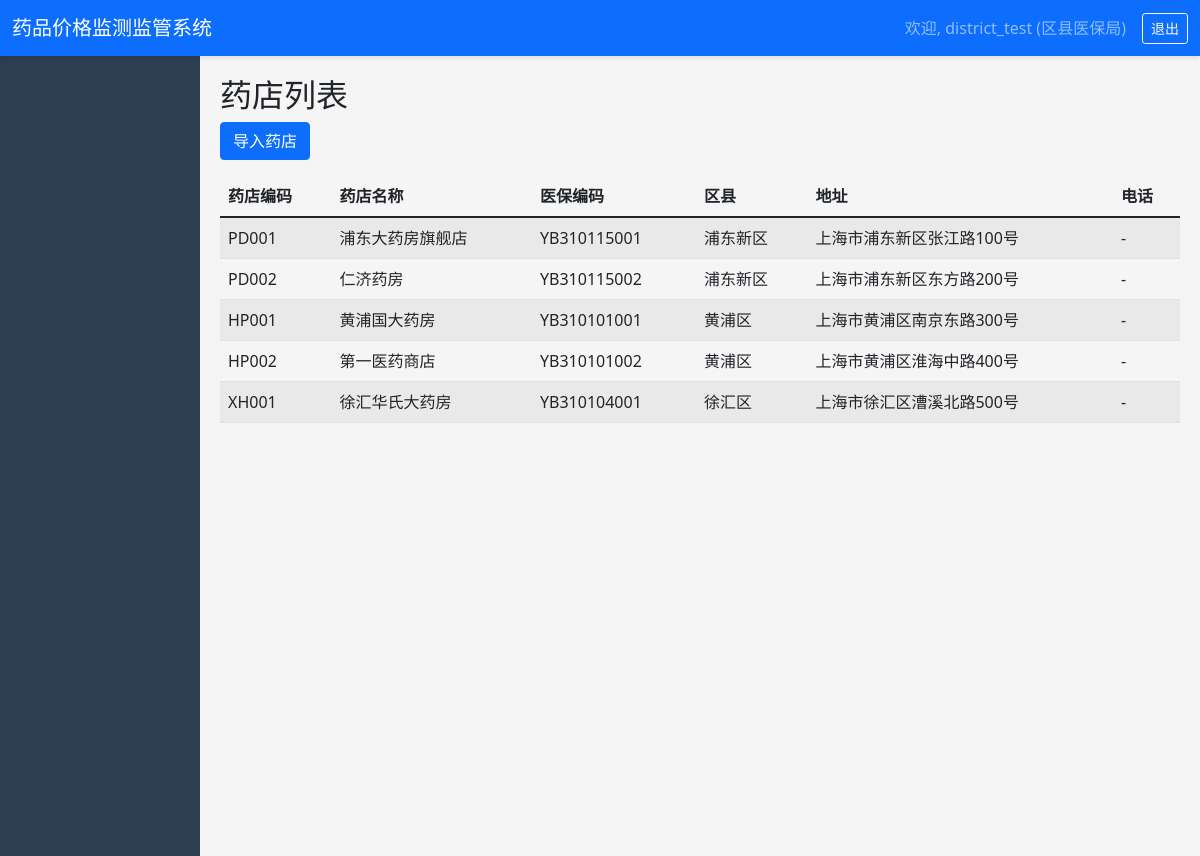
/pharmacies/ (signed in), run on the app's committed database.
### core/models.py (models this page shows, shortened)
class User(AbstractUser):
    USER_TYPE_CHOICES = [
        ('admin', '系统管理员'),
        ('supervisor', '药事所监督科'),
        ('drug_section', '药事所药品科'),
        ('pharmacy', '药店'),
        ('company', '药企'),
        ('district', '区县医保局'),
    ]
    user_type = models.CharField(max_length=20, choices=USER_TYPE_CHOICES, verbose_name='用户类型')
    phone = models.CharField(max_length=20, blank=True, verbose_name='联系电话')
    department = models.ForeignKey('Department', on_delete=models.SET_NULL, null=True, blank=True, related_name='users')
    organization = models.CharField(max_length=200, blank=True, verbose_name='所属机构')
    medical_insurance_code = models.CharField(max_length=50, blank=True, verbose_name='医保编码')
    class Meta:
        verbose_name = '用户'
        verbose_name_plural = '用户'

class Pharmacy(models.Model):
    pharmacy_code = models.CharField(max_length=50, unique=True, verbose_name='药店编码')
    pharmacy_name = models.CharField(max_length=200, verbose_name='药店名称')
    medical_insurance_code = models.CharField(max_length=50, verbose_name='医保编码')
    district = models.CharField(max_length=50, verbose_name='区县')
    district_fk = models.ForeignKey('District', on_delete=models.SET_NULL, null=True, blank=True, related_name='pharmacies', verbose_name='所属区县')
    address = models.CharField(max_length=300, blank=True, verbose_name='地址')
    phone = models.CharField(max_length=20, blank=True, verbose_name='电话')
    created_at = models.DateTimeField(auto_now_add=True)
    class Meta:
        verbose_name = '药店'
        verbose_name_plural = '药店'

### core/views.py (the view)
# urls.py: path('pharmacies/', v.pharmacy_list, name='pharmacy_list'),
@login_required
def pharmacy_list(request):
    pharmacies = Pharmacy.objects.all()
    return render(request, 'core/drug/pharmacy_list.html', {'page_obj': pharmacies})

### templates/core/drug/pharmacy_list.html (shortened to what this page needs)
{% extends 'core/base.html' %}
{% block content %}
<h2>药店列表</h2>
<a href="{% url 'pharmacy_import' %}" class="btn btn-primary mb-3">导入药店</a>
<table class="table table-striped">
    <thead>
        <tr>
            <th>药店编码</th>
            <th>药店名称</th>
            <th>医保编码</th>
            <th>区县</th>
            <th>地址</th>
            <th>电话</th>
        </tr>
    </thead>
    <tbody>
        {% for p in page_obj %}
        <tr>
            <td>{{ p.pharmacy_code }}</td>
            <td>{{ p.pharmacy_name }}</td>
            <td>{{ p.medical_insurance_code }}</td>
            <td>{{ p.district }}</td>
            <td>{{ p.address|default:'-' }}</td>
            <td>{{ p.phone|default:'-' }}</td>
        </tr>
        {% empty %}
        <tr><td colspan="6" class="text-center">暂无数据</td></tr>
        {% endfor %}
    </tbody>
</table>
{% endblock %}

### templates/core/base.html (shortened to what this page needs)
<!DOCTYPE html>
<html lang="zh-CN">
<head>
    <link href="https://cdn.jsdelivr.net/npm/bootstrap@5.1.3/dist/css/bootstrap.min.css" rel="stylesheet">
</head>
<body>
    {% if user.is_authenticated %}
    <nav class="navbar navbar-expand-lg navbar-dark bg-primary">
        <div class="container-fluid">
            <a class="navbar-brand" href="{% url 'dashboard' %}">药品价格监测监管系统</a>
            <div class="collapse navbar-collapse">
                <span class="navbar-text me-3">
                    欢迎, {{ user.username }} ({{ user.get_user_type_display }})
                </span>
                <a href="{% url 'logout' %}" class="btn btn-sm btn-outline-light">退出</a>
            </div>
        </div>
    </nav>
    <div class="container-fluid">
        <div class="row">
            <div class="col-md-2 sidebar p-0">
            </div>
            <div class="col-md-10 content">
                {% block content %}{% endblock %}
            </div>
        </div>
    </div>
    {% else %}
    {% block login_content %}{% endblock %}
    {% endif %}
</body>
</html>

### templates/core/base.html (style rules this page uses)
body { background-color: #f5f5f5; }
.sidebar { min-height: 100vh; background: #2c3e50; color: white; }
.content { padding: 20px; }
.navbar { box-shadow: 0 2px 4px rgba(0,0,0,0.1); }

### data on the page
User: username "district_test", user_type "区县医保局"
Pharmacy: pharmacy_code "PD001", pharmacy_name "浦东大药房旗舰店", medical_insurance_code "YB310115001", district "浦东新区", address "上海市浦东新区张江路100号", phone "-"
Pharmacy: pharmacy_code "PD002", pharmacy_name "仁济药房", medical_insurance_code "YB310115002", district "浦东新区", address "上海市浦东新区东方路200号", phone "-"
Pharmacy: pharmacy_code "HP001", pharmacy_name "黄浦国大药房", medical_insurance_code "YB310101001", district "黄浦区", address "上海市黄浦区南京东路300号", phone "-"
Pharmacy: pharmacy_code "HP002", pharmacy_name "第一医药商店", medical_insurance_code "YB310101002", district "黄浦区", address "上海市黄浦区淮海中路400号", phone "-"
Pharmacy: pharmacy_code "XH001", pharmacy_name "徐汇华氏大药房", medical_insurance_code "YB310104001", district "徐汇区", address "上海市徐汇区漕溪北路500号", phone "-"
